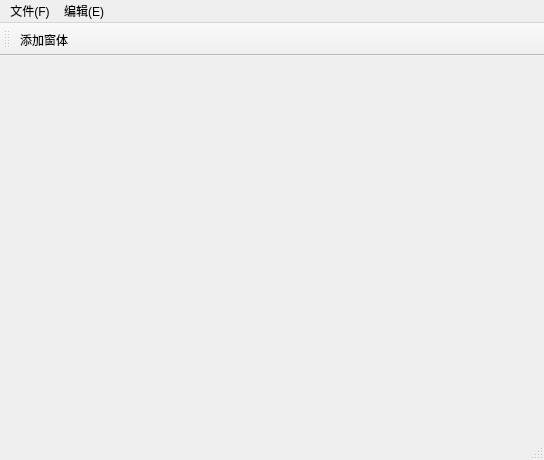
<?xml version="1.0" encoding="UTF-8"?>
<ui version="4.0">
 <class>MainWindow</class>
 <widget class="QMainWindow" name="MainWindow">
  <property name="geometry">
   <rect>
    <x>0</x>
    <y>0</y>
    <width>544</width>
    <height>460</height>
   </rect>
  </property>
  <property name="windowTitle">
   <string>物体探测软件</string>
  </property>
  <widget class="QWidget" name="centralwidget">
   <widget class="QWidget" name="gridLayoutWidget">
    <property name="geometry">
     <rect>
      <x>0</x>
      <y>0</y>
      <width>391</width>
      <height>231</height>
     </rect>
    </property>
    <layout class="QGridLayout" name="MaingridLayout">
     <property name="sizeConstraint">
      <enum>QLayout::SetDefaultConstraint</enum>
     </property>
    </layout>
   </widget>
  </widget>
  <widget class="QMenuBar" name="menubar">
   <property name="geometry">
    <rect>
     <x>0</x>
     <y>0</y>
     <width>544</width>
     <height>30</height>
    </rect>
   </property>
   <widget class="QMenu" name="menu_F">
    <property name="title">
     <string>文件(F)</string>
    </property>
    <addaction name="fileOpenAction"/>
    <addaction name="fileNewAction"/>
    <addaction name="fileCloseAction"/>
   </widget>
   <widget class="QMenu" name="menu_E">
    <property name="title">
     <string>编辑(E)</string>
    </property>
   </widget>
   <addaction name="menu_F"/>
   <addaction name="menu_E"/>
  </widget>
  <widget class="QStatusBar" name="statusbar"/>
  <widget class="QToolBar" name="toolBar">
   <property name="windowTitle">
    <string>toolBar</string>
   </property>
   <attribute name="toolBarArea">
    <enum>TopToolBarArea</enum>
   </attribute>
   <attribute name="toolBarBreak">
    <bool>false</bool>
   </attribute>
   <addaction name="AddWinAction"/>
  </widget>
  <action name="fileOpenAction">
   <property name="text">
    <string>打开</string>
   </property>
   <property name="shortcut">
    <string>Alt+O</string>
   </property>
  </action>
  <action name="fileNewAction">
   <property name="text">
    <string>新建</string>
   </property>
   <property name="shortcut">
    <string>Alt+N</string>
   </property>
  </action>
  <action name="fileCloseAction">
   <property name="text">
    <string>关闭</string>
   </property>
   <property name="shortcut">
    <string>Alt+C</string>
   </property>
  </action>
  <action name="AddWinAction">
   <property name="text">
    <string>添加窗体</string>
   </property>
   <property name="toolTip">
    <string>&lt;html&gt;&lt;head/&gt;&lt;body&gt;&lt;p&gt;添加窗体&lt;/p&gt;&lt;/body&gt;&lt;/html&gt;</string>
   </property>
  </action>
 </widget>
 <resources/>
 <connections/>
</ui>
